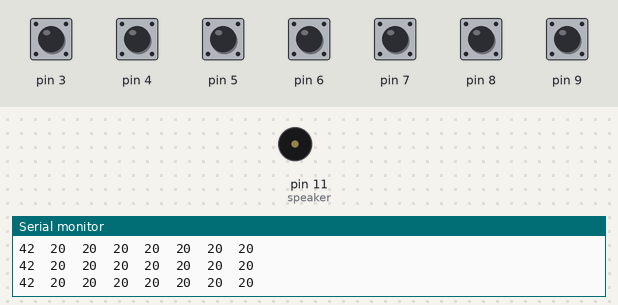
Recording of a sketch running on a simulated Arduino Uno, built with avr-gcc and run on an emulated ATmega328P. On the bench: buzzer (waves = sounding), the last lines printed to the serial monitor. The inputs (shaded band) are chosen by the test bench; at power-on: pin 3–9 HIGH.

Above: at 1.2 s.
1.3 s: pin 3 pulled LOW for 0.15 s
At 1.42 s:
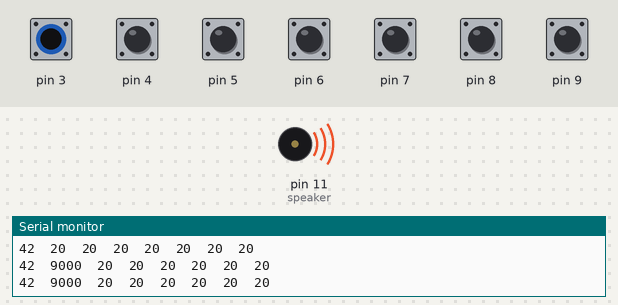
3.0 s: pin 4 pulled LOW for 1 s
At 4.6 s:
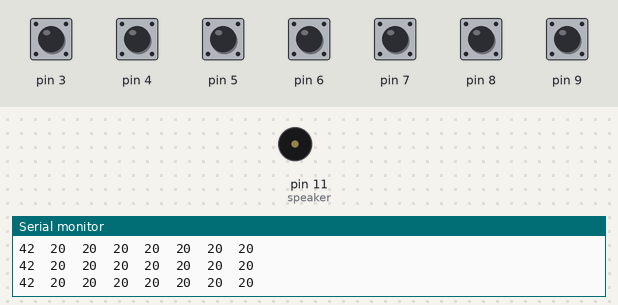
7.0 s: pin 5 pulled LOW for 0.15 s
At 7.12 s:
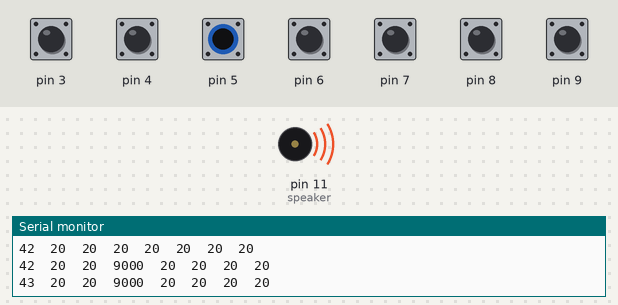
8.7 s: pin 6 pulled LOW for 0.15 s
At 9.5 s:
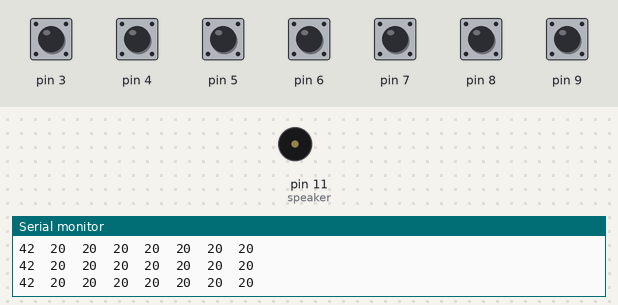
11.8 s: pin 7 pulled LOW for 1 s
At 12.6 s:
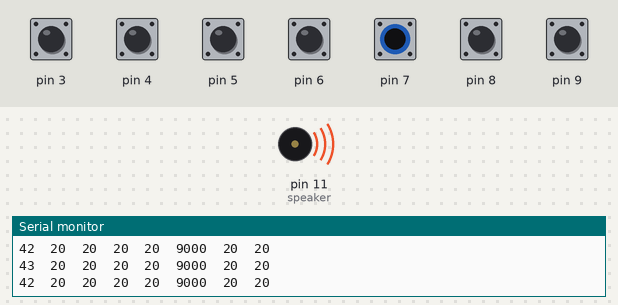
15.8 s: pin 8 pulled LOW for 0.15 s
At 16.5 s:
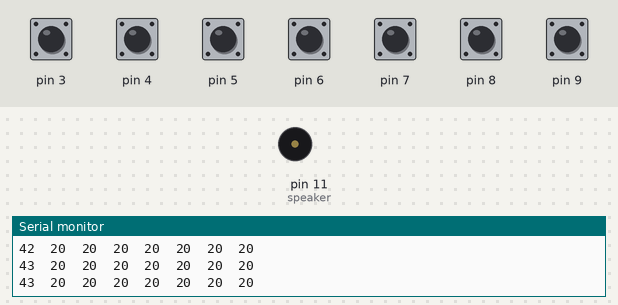
Timing chart, 0 to 18.4 s (numbered marks = the images above; inputs shaded):
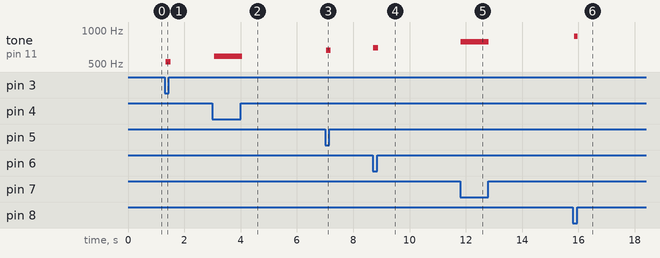

The sketch:

Piano_Arqui.ino
```cpp
#include <CapacitiveSensor.h>// CapacitiveSensor Library.
#define speaker 11


// Set Pin de entrada y pin de salida
CapacitiveSensor   cs_2_3 = CapacitiveSensor(2,3);  // Con una resistencia de 1M entre estas conecciones
CapacitiveSensor   cs_2_4 = CapacitiveSensor(2,4);
CapacitiveSensor   cs_2_5 = CapacitiveSensor(2,5);
CapacitiveSensor   cs_2_6 = CapacitiveSensor(2,6);
CapacitiveSensor   cs_2_7 = CapacitiveSensor(2,7);
CapacitiveSensor   cs_2_8 = CapacitiveSensor(2,8);
CapacitiveSensor   cs_2_9 = CapacitiveSensor(2,9);


void setup()
{
  cs_2_3.set_CS_AutocaL_Millis(0xFFFFFFFF); // Ejemplo

  // Arduino Se conecta a la PC
  Serial.begin(9600);
}

void loop()
{
  // Timer
  long start = millis();

  // Sensibilidad de los sensores
  long total1 =  cs_2_3.capacitiveSensor(60);
  long total2 =  cs_2_4.capacitiveSensor(60);
  long total3 =  cs_2_5.capacitiveSensor(60);
  long total4 =  cs_2_6.capacitiveSensor(60);
  long total5 =  cs_2_7.capacitiveSensor(60);
  long total6 =  cs_2_8.capacitiveSensor(60);
  long total7 =  cs_2_9.capacitiveSensor(60);


 Serial.print(millis() - start);        // check on performance in milliseconds
  Serial.print("\t");
  // Prints para saber cuanta "energia" estan recibiendo los sensores
  Serial.print(total1);                  // print sensor output 1
  Serial.print("\t");
  Serial.print(total2);                  // print sensor output 2
  Serial.print("\t");
  Serial.print(total3);                  // print sensor output 3
  Serial.print("\t");
  Serial.print(total4);                  // print sensor output 4
  Serial.print("\t");
  Serial.print(total5);                  // print sensor output 5
  Serial.print("\t");
  Serial.print(total6);                  // print sensor output 6
  Serial.print("\t");
  Serial.println(total7);                // print sensor output 7


  // Cuando la mano toca el sensor este suena, depende de cuanta energia, se le puede cambiar
  if (total1 > 300) tone(speaker,523); // 523 1047
  if (total2 > 300) tone(speaker,587); // 587 1175
  if (total3 > 300) tone(speaker,659); // 659 1319
  if (total4 > 300) tone(speaker,698); // 698 1397
  if (total5 > 300) tone(speaker,784); // 784 1568
  if (total6 > 300) tone(speaker,880); // 880 1760
  if (total7 > 300) tone(speaker,988); // 988 1976

  // Cuando no hay tacto en los sensores
  if (total1<=300  &  total2<=300  &  total3<=300 & total4<=300  &  total5<=300  &  total6<=300 &  total7<=300)
    noTone(speaker);

  delay(0);    // Deay arbitrario
}
```

Measured:
- after the input at 1.3 s, tone on pin 11 (speaker): silent → 523 Hz at once, → silent 0.17 s later
- after the input at 3.0 s, tone on pin 11 (speaker): silent → 587 Hz after 0.06 s, → silent 0.99 s later
- after the input at 7.0 s, tone on pin 11 (speaker): silent → 659 Hz at once, → silent 0.17 s later
- after the input at 8.7 s, tone on pin 11 (speaker): silent → 698 Hz at once, → silent 0.17 s later
- after the input at 11.8 s, tone on pin 11 (speaker): silent → 784 Hz at once, → silent 0.99 s later
- after the input at 15.8 s, tone on pin 11 (speaker): silent → 880 Hz at once, → silent 0.13 s later
